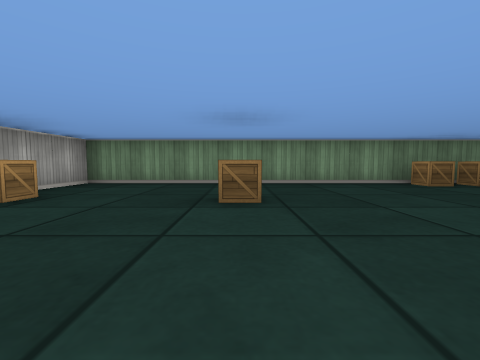
[1] (above)

16 first-person views from a walk through a cub3D level. The camera is about half as high as the walls, tilts 4° down and sees 90° across. The floor is counted in squares. Each view is taken from the middle of a square. On the plan, view 1 faces up. The plan holds only what a view shows up to about 9 squares ahead; the rest is blank.

[2]
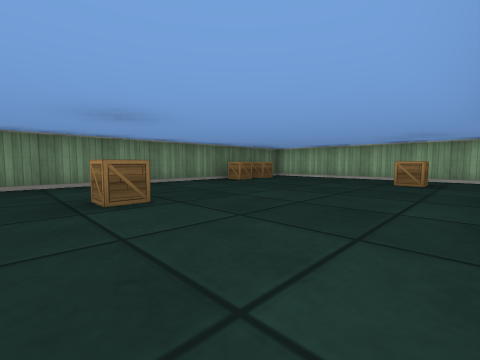

[3]
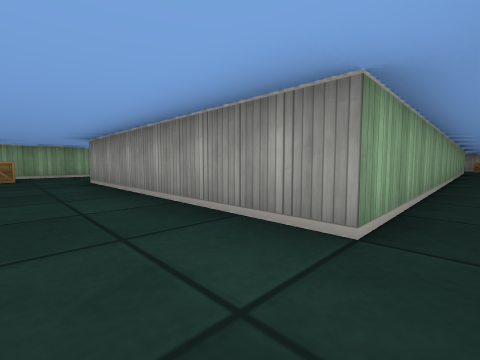

[4]
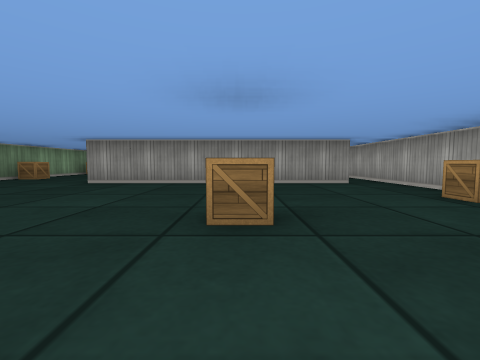

[5]
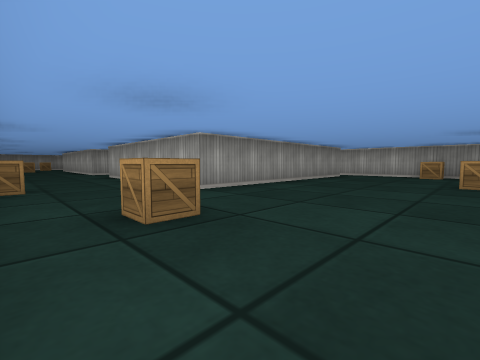

[6]
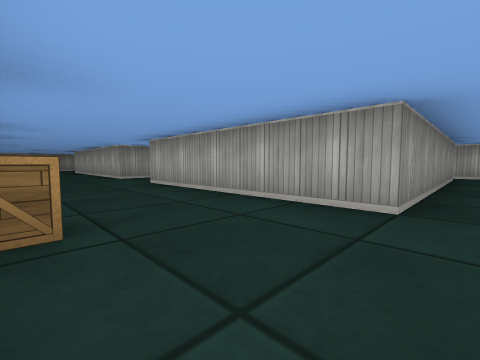

[7]
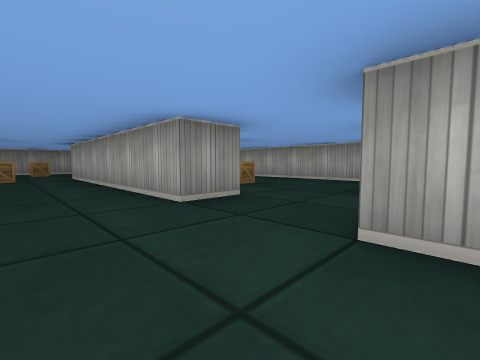

[8]
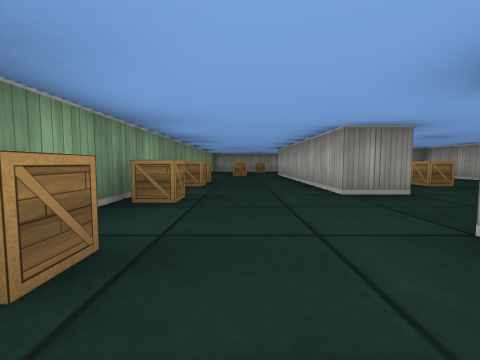

[9]
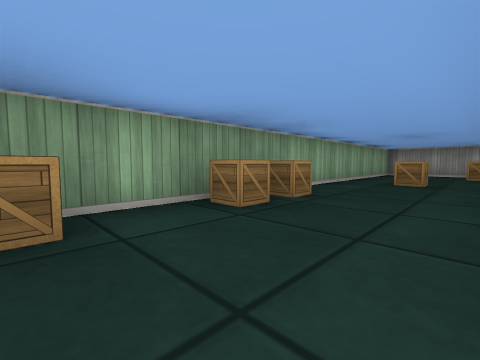

[10]
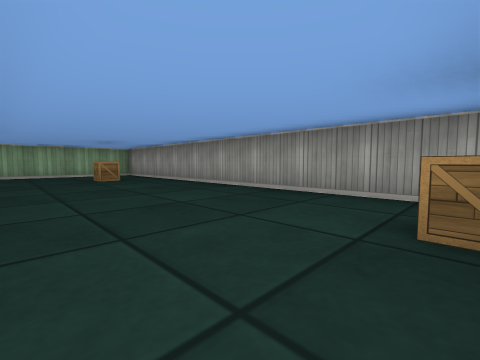

[11]
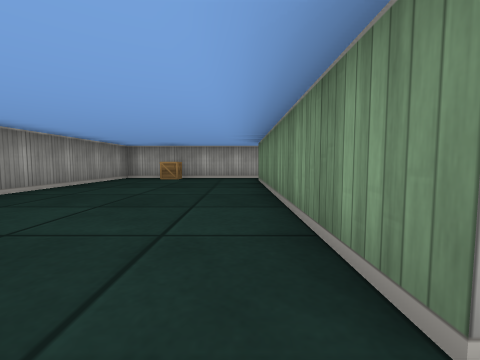

[12]
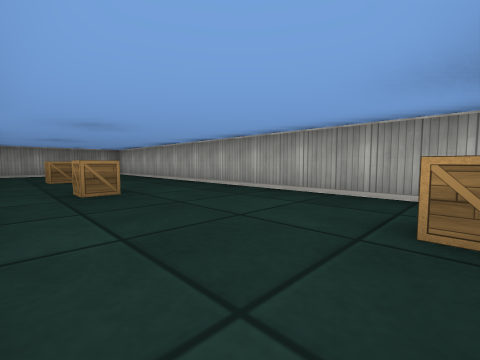

[13]
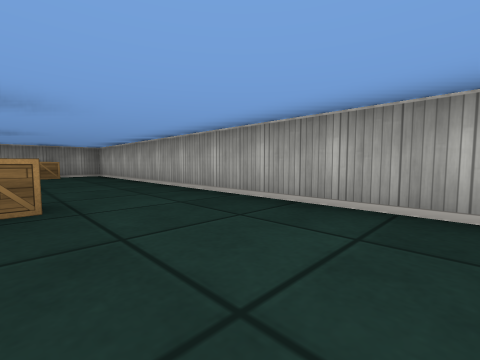

[14]
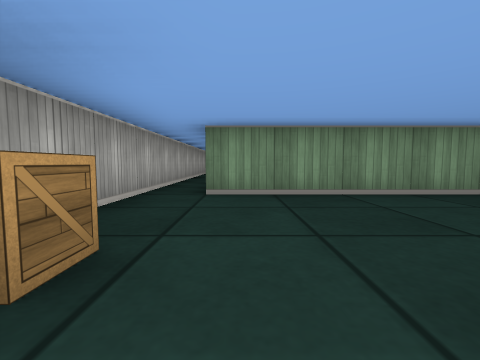

[15]
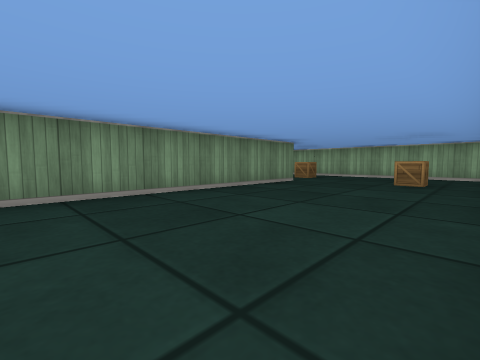

[16]
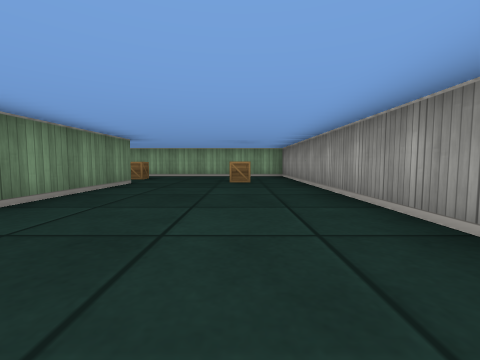

### Floor plan
Ten units are one square. View 1 is at (0, 0); x grows to the right and y downward. Boxes are objects, and circles mark ways between rooms. Rooms are numbered by the first view taken in them; rooms with no view inside come last. Other rooms are left out.
<svg viewBox="-40 -60 110 240">
<path fill="none" stroke="#000" d="M24 75 35 75 35 135 -25 135M-35 81 -35 175 65 175 65 -55 -35 -55 -35 28M-25 111 -25 5 35 5 35 55M-15 20 -15 125 20 125"/>
<rect x="-35" y="155" width="10" height="10" fill="#bbb"><title>crate</title></rect>
<rect x="-35" y="-25" width="10" height="10" fill="#bbb"><title>crate</title></rect>
<rect x="-35" y="-35" width="10" height="10" fill="#bbb"><title>crate</title></rect>
<rect x="-5" y="-35" width="10" height="10" fill="#bbb"><title>crate</title></rect>
<rect x="35" y="155" width="10" height="10" fill="#bbb"><title>crate</title></rect>
<rect x="35" y="-55" width="10" height="10" fill="#bbb"><title>crate</title></rect>
<rect x="45" y="125" width="10" height="10" fill="#bbb"><title>crate</title></rect>
<rect x="45" y="-15" width="10" height="10" fill="#bbb"><title>crate</title></rect>
<rect x="45" y="-55" width="10" height="10" fill="#bbb"><title>crate</title></rect>
<rect x="55" y="95" width="10" height="10" fill="#bbb"><title>crate</title></rect>
<rect x="55" y="85" width="10" height="10" fill="#bbb"><title>crate</title></rect>
<rect x="55" y="65" width="10" height="10" fill="#bbb"><title>crate</title></rect>
<rect x="55" y="45" width="10" height="10" fill="#bbb"><title>crate</title></rect>
<rect x="55" y="15" width="10" height="10" fill="#bbb"><title>crate</title></rect>
<rect x="-5" y="115" width="10" height="10" fill="#bbb"><title>crate</title></rect>
<rect x="-5" y="15" width="10" height="10" fill="#bbb"><title>crate</title></rect>
<rect x="5" y="85" width="10" height="10" fill="#bbb"><title>crate</title></rect>
<rect x="5" y="55" width="10" height="10" fill="#bbb"><title>crate</title></rect>
<circle cx="30" cy="65" r="3" fill="#2a7"/>
<text x="30" y="60">1</text>
<text x="0" y="70">2</text>
</svg>
Room 1 opens to room 2.

Where each view was taken, in squares from view 1:
view 1: 0 up, 0 right, facing up
view 2: 0 up, 1 left, facing up-right
view 3: 1 up, 3 left, facing down-right
view 4: 5 up, 0 right, facing down
view 5: 3 up, 6 right, facing down-left
view 6: 0 up, 6 right, facing down-left
view 7: 5 down, 5 right, facing down-left
view 8: 4 down, 5 right, facing down
view 9: 7 down, 4 right, facing down-right
view 10: 14 down, 3 left, facing down-right
view 11: 14 down, 4 right, facing left
view 12: 2 down, 2 right, facing down-left
view 13: 3 down, 1 right, facing down-left
view 14: 17 down, 2 left, facing up
view 15: 17 down, 2 left, facing up-right
view 16: 16 down, 2 left, facing right
